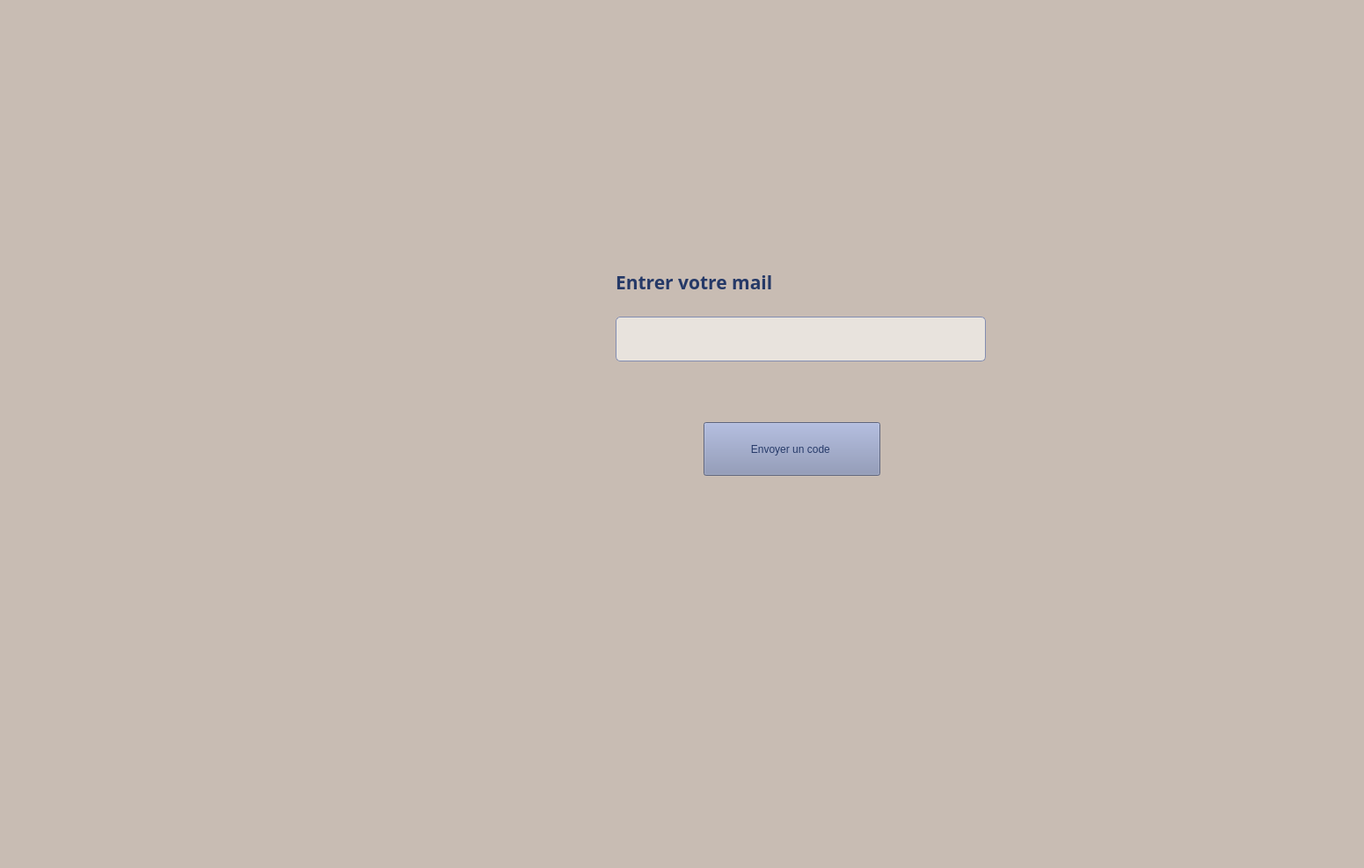
<?xml version="1.0" encoding="UTF-8"?>
<ui version="4.0">
 <class>Form</class>
 <widget class="QWidget" name="Form">
  <property name="geometry">
   <rect>
    <x>0</x>
    <y>0</y>
    <width>1551</width>
    <height>987</height>
   </rect>
  </property>
  <property name="windowTitle">
   <string>Form</string>
  </property>
  <property name="styleSheet">
   <string notr="true">background-color: rgb(200, 188, 179);

</string>
  </property>
  <widget class="QLabel" name="label">
   <property name="geometry">
    <rect>
     <x>80</x>
     <y>210</y>
     <width>481</width>
     <height>451</height>
    </rect>
   </property>
   <property name="text">
    <string/>
   </property>
   <property name="pixmap">
    <pixmap resource="img.qrc">:/Desktop/Employee - Copy/image.qrc/8025532-removebg-preview.png</pixmap>
   </property>
  </widget>
  <widget class="QLineEdit" name="lineEdit_4">
   <property name="geometry">
    <rect>
     <x>700</x>
     <y>360</y>
     <width>421</width>
     <height>51</height>
    </rect>
   </property>
   <property name="styleSheet">
    <string notr="true">QLineEdit {
    font-family: &quot;Poppins&quot;, &quot;Arial&quot;, sans-serif;
    font-size: 14px;
    background-color: #E8E3DD;
    border: 1px solid #838db1;
    border-radius: 5px;
    padding: 4px;
    color: #263A69;
}
</string>
   </property>
   <property name="text">
    <string/>
   </property>
  </widget>
  <widget class="QLabel" name="label_9">
   <property name="geometry">
    <rect>
     <x>700</x>
     <y>300</y>
     <width>271</width>
     <height>41</height>
    </rect>
   </property>
   <property name="font">
    <font>
     <family>Malgun Gothic</family>
     <pointsize>16</pointsize>
     <italic>false</italic>
     <bold>true</bold>
    </font>
   </property>
   <property name="styleSheet">
    <string notr="true">color: rgb(37, 57, 103);
</string>
   </property>
   <property name="text">
    <string>Entrer votre mail</string>
   </property>
  </widget>
  <widget class="QPushButton" name="code_button">
   <property name="geometry">
    <rect>
     <x>800</x>
     <y>480</y>
     <width>201</width>
     <height>61</height>
    </rect>
   </property>
   <property name="styleSheet">
    <string notr="true">background-color: rgb(131, 141, 177);
font: 600 12pt &quot;Segoe UI&quot;;
color: rgb(38, 58, 105);</string>
   </property>
   <property name="text">
    <string>Envoyer un code </string>
   </property>
  </widget>
 </widget>
 <resources>
  <include location="img.qrc"/>
 </resources>
 <connections/>
</ui>
